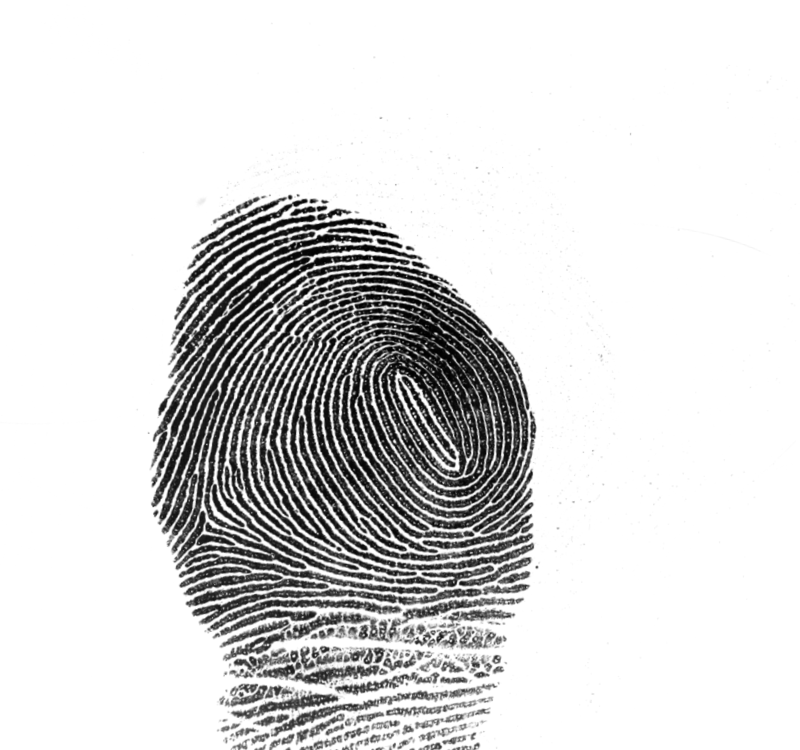
#> input picture Distorted/100_2.bmp, 800 x 750 px; its folder holds only this picture in this run
$ python FingerprintsOrientationMap.py   (older library calls are emulated)
#> lines starting #> are read from the running program, lines starting #| are printed output that depends on the picture
import cv2
import numpy as np
import math
import glob
from matplotlib import pyplot as plt

f = lambda x,y: 2*x*y
g = lambda x,y: x**2 - y**2

def get_line_ends(x, y, tang, block_size, offset=0):
   x, y = x*block_size, y*block_size
   half_block = (block_size/float(2))

   if offset < 0:
      offset = 0
   elif offset > block_size/2:
      offset = block_size/2

   if -1 <= tang <= 1:
      x1 = x + offset
      y1 = y + half_block - (tang * half_block)
      x2 = x + block_size - offset
      y2 = y + half_block + (tang * half_block)
   else:
      x1 = x + half_block + (half_block/(2*tang))
      y1 = y + block_size - offset
      x2 = x + half_block - (half_block/(2*tang))
      y2 = y + offset

   return (int(round(x1)), int(round(y1))), (int(round(x2)), int(round(y2)))

def draw_lines(h, w, c, angles, block_size):
   im = np.empty((h, w, c), np.uint8)
   # white background
   im[:] = 255

   for i in range(int(w/block_size)):
      for j in range(int(h/block_size)):
         angle = angles.item(j, i)

         if angle != 0:
            angle = -1/math.tan(math.radians(angle))
            p1, p2 = get_line_ends(i, j, angle, block_size, 2)
            cv2.line(im, p1, p2, (0,0,255), 1)
   return im

def orientation(img, block_size, smooth=False):
   h, w = img.shape

   # make a reflect border frame to simplify kernel operation on borders
   borderedImg = cv2.copyMakeBorder(img, block_size,block_size,block_size,block_size, cv2.BORDER_DEFAULT)

   # apply a gradient in both axis
   sobelx = cv2.Sobel(borderedImg, cv2.CV_64F, 1, 0, ksize=3)
   sobely = cv2.Sobel(borderedImg, cv2.CV_64F, 0, 1, ksize=3)

   angles = np.zeros((int(h/block_size), int(w/block_size)), np.float32)

   for i in range(int(w/block_size)):
      for j in range(int(h/block_size)):
         nominator = 0.
         denominator = 0.

         # calculate the summation of nominator (2*Gx*Gy)
         # and denominator (Gx^2 - Gy^2), where Gx and Gy
         # are the gradient values in the position (j, i)
         for k in range(block_size):
            for l in range(block_size):
               posX = block_size-1 + (i*block_size) + k
               posY = block_size-1 + (j*block_size) + l
               valX = sobelx.item(posY, posX)
               valY = sobely.item(posY, posX)

               nominator += f(valX, valY)
               denominator += g(valX, valY)

         # if the strength (norm) of the vector
         # is not greater than a threshold
         if math.sqrt(nominator**2 + denominator**2) < 1000000:
            angle = 0.
         else:
            if denominator >= 0:
               angle = cv2.fastAtan2(nominator, denominator)
            elif denominator < 0 and nominator >= 0:
               angle = cv2.fastAtan2(nominator, denominator) + math.pi
            else:
               angle = cv2.fastAtan2(nominator, denominator) - math.pi
            angle /= float(2)

         angles.itemset((j, i), angle)

   if smooth:
      angles = cv2.GaussianBlur(angles, (3,3), 0, 0)
   return angles

def draw_orientation(h, w, angles, block_size):
   im = np.zeros((h, w), np.uint8)

   for i in range(int(w/block_size)):
      for j in range(int(h/block_size)):
         dangle = 2*angles.item(j, i)
         v = int(round(dangle * (255/float(360))))
         for k in range(block_size):
            for l in range(block_size):
               im.itemset((j*block_size+l,i*block_size+k), v)
   return im

if __name__ == '__main__':
   input_path = r"/Users/rakshithanagendrappa/Desktop/Distorted/*.bmp"
   out_path = '/Users/rakshithanagendrappa/Desktop/DistortedOrientationMaps/'
   image_paths = list(glob.glob(input_path))
   for i, img in enumerate(image_paths):
       KSIZE = 11
       img_name = img.split("/")[-1].split("_")[0]
       image = cv2.imread(img)
#> image is the input picture: shape (750, 800, 3); min 0, max 255, mean 217.8
       gray = cv2.cvtColor(image, cv2.COLOR_BGR2GRAY)

       angles = orientation(gray, KSIZE)
#> in orientation, `borderedImg = cv2.copyMakeBorder(img, block_size,block_size,block_size..`:
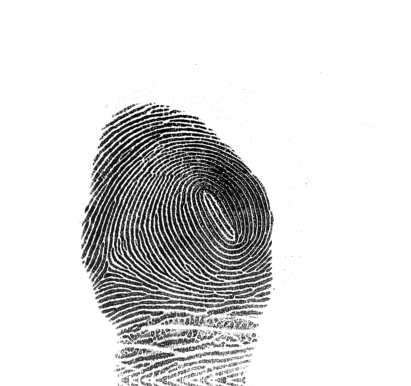
#> borderedImg: shape (772, 822) (shown at 1/2 size); min 0, max 255, mean 219.6
#> in orientation, `sobelx = cv2.Sobel(borderedImg, cv2.CV_64F, 1, 0, ksize=3)`:
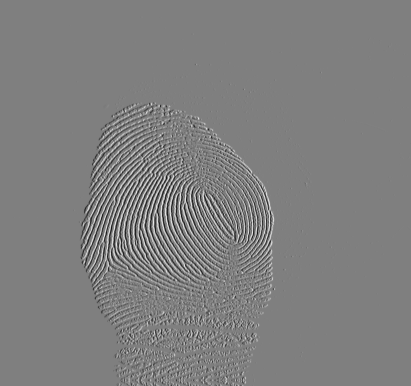
#> sobelx: shape (772, 822) float64 (shown at 1/2 size); min -932, max 932, mean 0; drawn with min black and max white
#> in orientation, `sobely = cv2.Sobel(borderedImg, cv2.CV_64F, 0, 1, ksize=3)`:
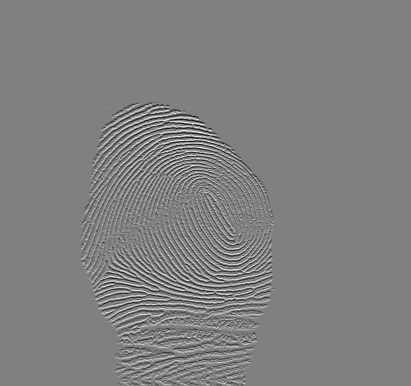
#> sobely: shape (772, 822) float64 (shown at 1/2 size); min -962, max 946, mean -0.2; drawn with min black and max white
#> after the loop in orientation, `for i in range(int(w/block_size)):`:
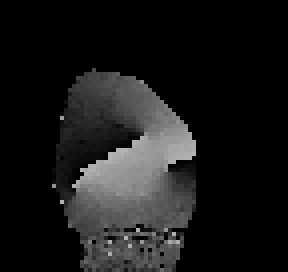
#> angles: shape (68, 72) float32 (shown 4 times larger); min 0, max 179.7, mean 24.9

       h, w = gray.shape
   #import pdb; pdb.set_trace()
       orientationImg = draw_lines(h, w, 3, angles, KSIZE)
#> after the loop in draw_lines, `for i in range(int(w/block_size)):`:
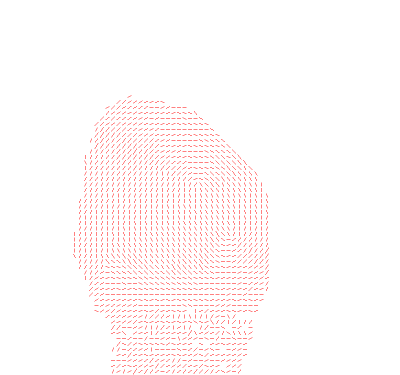
#> im: shape (750, 800, 3) (shown at 1/2 size); mean of channels 0, 1, 2 250, 250, 255; drawn as B, G, R
       orientation_draw = draw_orientation(h, w, angles, KSIZE)
#> after the loop in draw_orientation, `for i in range(int(w/block_size)):`:
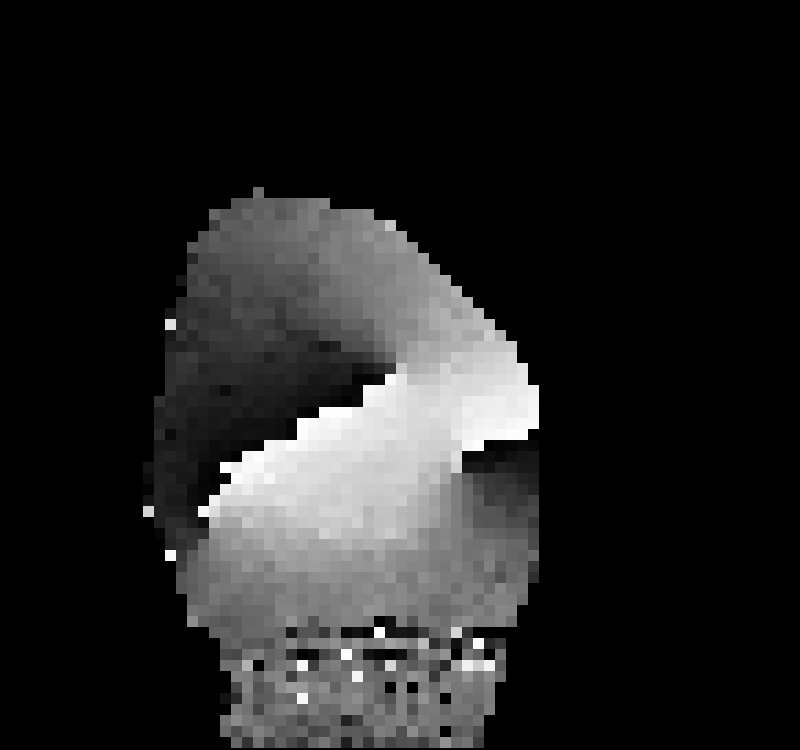
#> im: shape (750, 800); min 0, max 255, mean 34.8
       cv2.imwrite(out_path + f'{img_name}.jpg', orientationImg)

$ run again, on Distorted/114_2.bmp
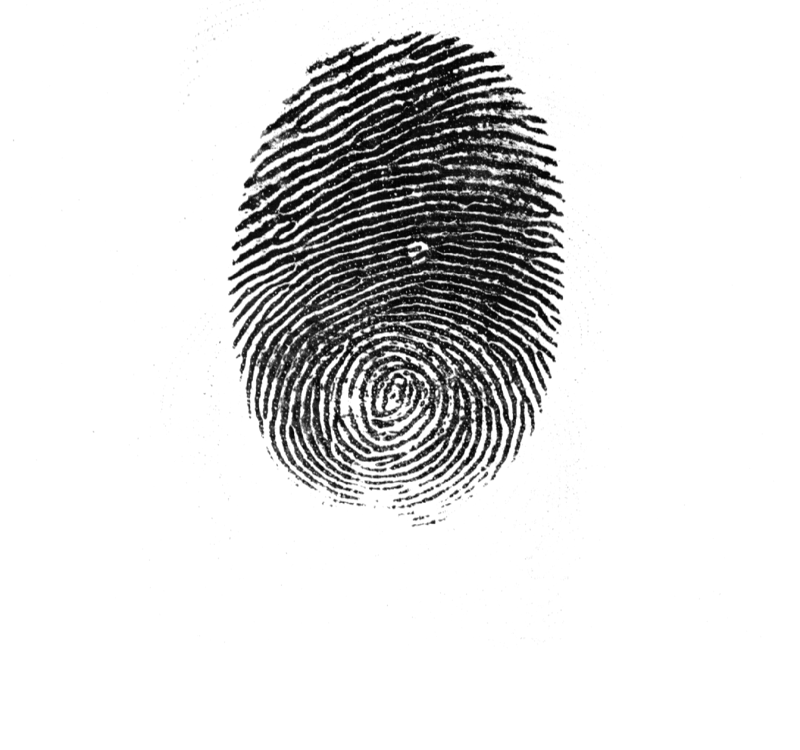
#> input picture Distorted/114_2.bmp, 800 x 750 px
#> image is the input picture: shape (750, 800, 3); min 0, max 255, mean 223.4
#> in orientation, `sobely = cv2.Sobel(borderedImg, cv2.CV_64F, 0, 1, ksize=3)`:
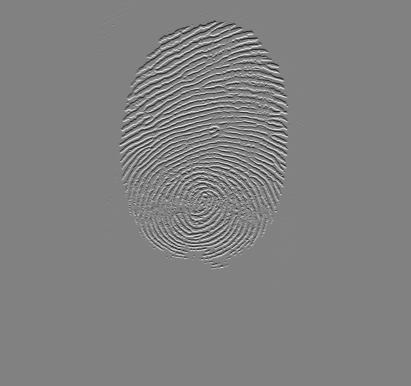
#> sobely: shape (772, 822) float64 (shown at 1/2 size); min -985, max 948, mean 0; drawn with min black and max white
#> after the loop in draw_orientation, `for i in range(int(w/block_size)):`:
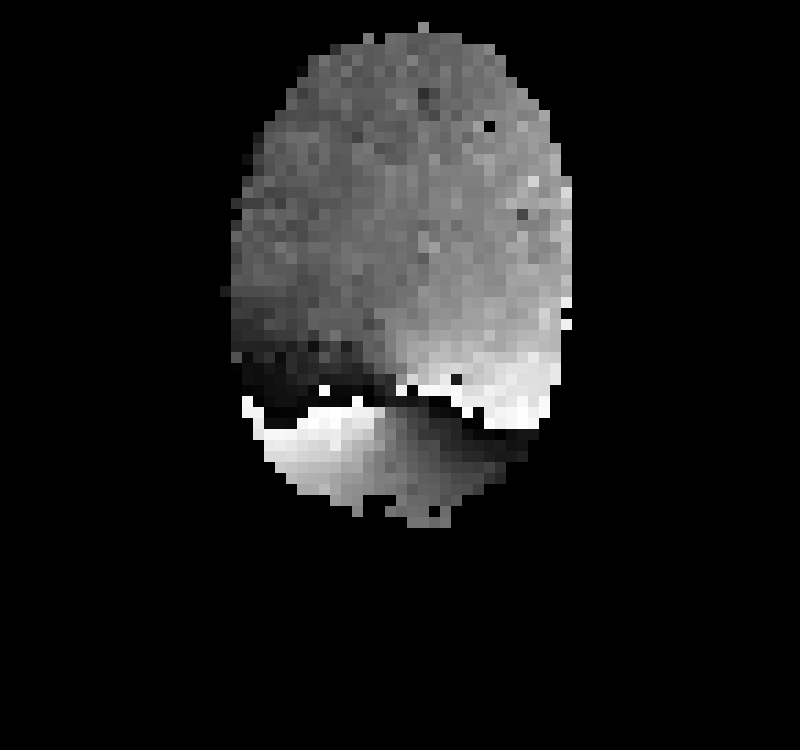
#> im: shape (750, 800); min 0, max 255, mean 26.6

$ run again, on Distorted/127_2.bmp
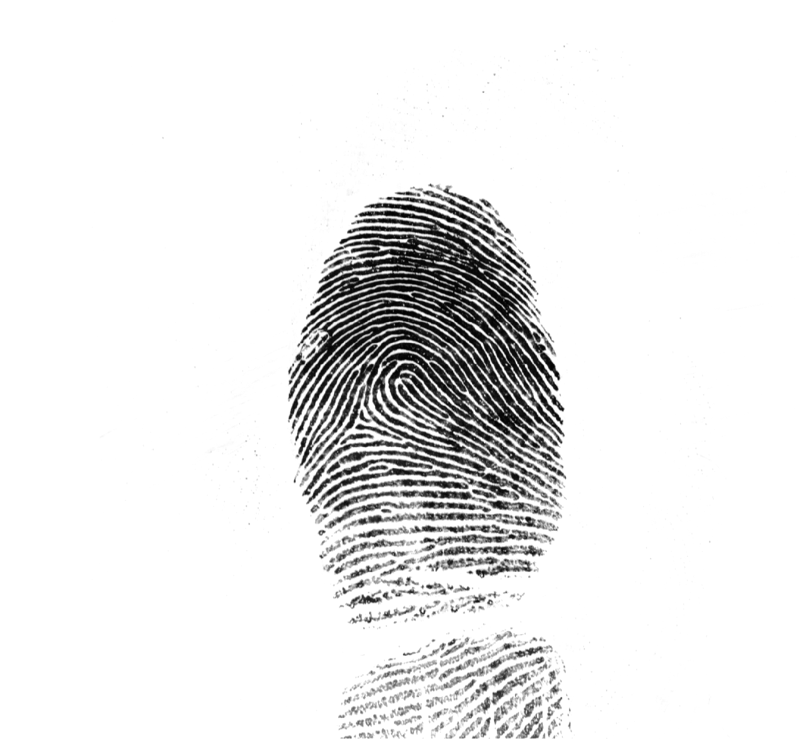
#> input picture Distorted/127_2.bmp, 800 x 750 px
#> image is the input picture: shape (750, 800, 3); min 0, max 255, mean 234.6
#> in orientation, `sobely = cv2.Sobel(borderedImg, cv2.CV_64F, 0, 1, ksize=3)`:
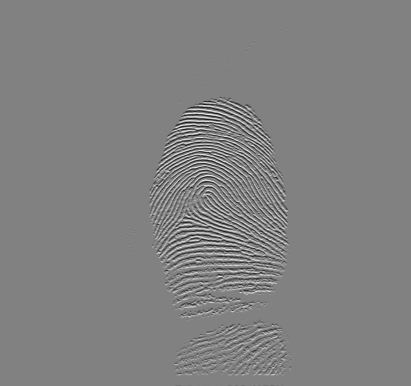
#> sobely: shape (772, 822) float64 (shown at 1/2 size); min -959, max 934, mean 0; drawn with min black and max white
#> after the loop in draw_orientation, `for i in range(int(w/block_size)):`:
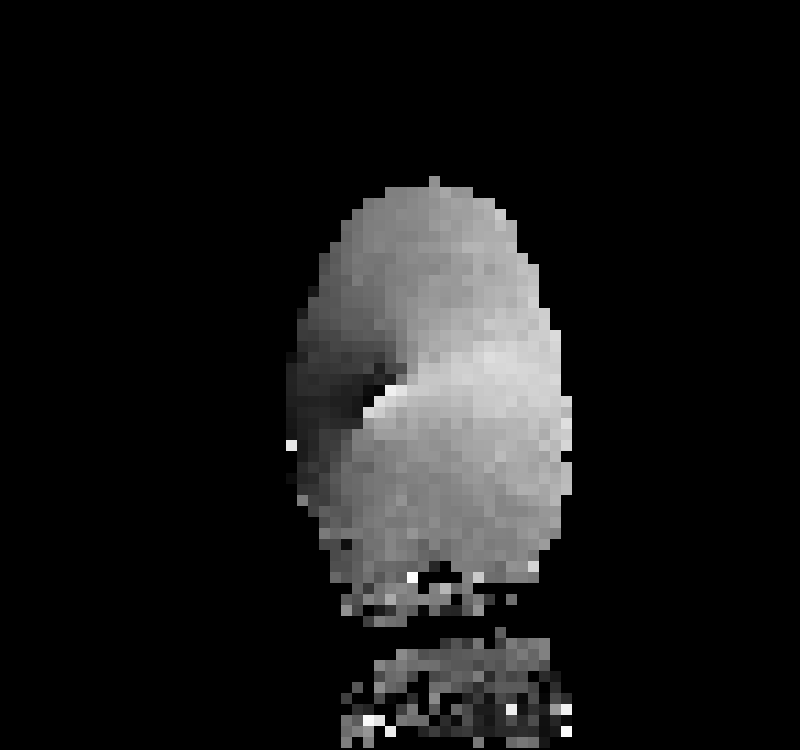
#> im: shape (750, 800); min 0, max 253, mean 24.4
